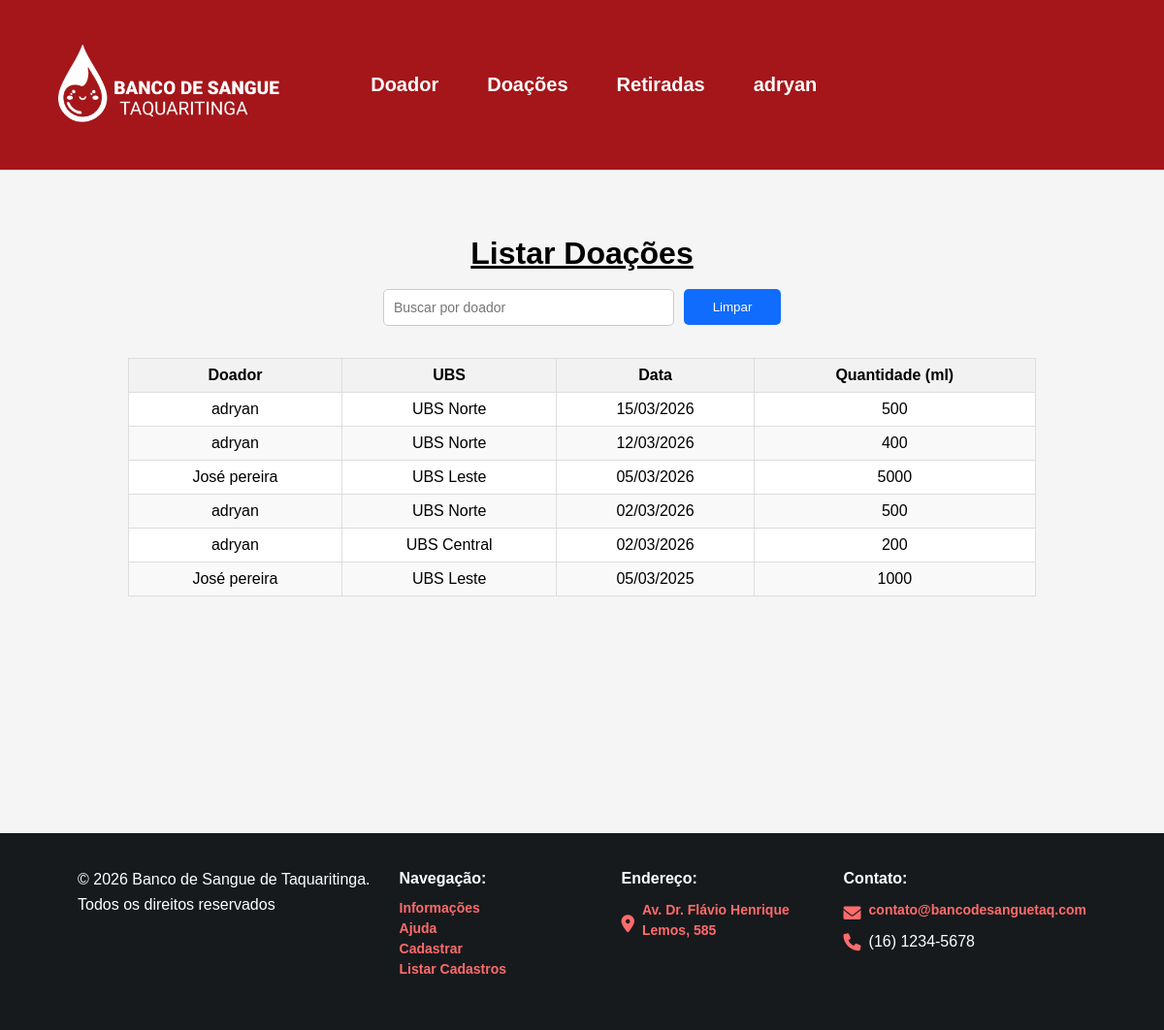
Screenshot of /sistema.php?page=viewdoacao (signed in) with the database file from the repository.
### tables this page shows
CREATE TABLE `doacoes` (
  `id` int(11) NOT NULL,
  `doador_id` int(10) UNSIGNED NOT NULL,
  `ubs_id` int(11) NOT NULL,
  `data_doacao` date NOT NULL,
  `quantidade_ml` int(11) NOT NULL
);

CREATE TABLE `cadastrobs` (
  `id` int(10) UNSIGNED NOT NULL,
  `nome` varchar(45) NOT NULL,
  `sexo` char(1) NOT NULL,
  `cpf` varchar(20) NOT NULL,
  `telefone` varchar(20) NOT NULL,
  `email` varchar(255) NOT NULL,
  `endereco` varchar(100) NOT NULL,
  `numero` int(6) NOT NULL,
  `cep` varchar(20) NOT NULL,
  `complemento` varchar(100) NOT NULL,
  `bairro` varchar(50) NOT NULL,
  `nasc` date NOT NULL,
  `ts` varchar(4) NOT NULL,
  `datedonation` date NOT NULL,
  `peso` int(11) NOT NULL
);

CREATE TABLE `ubs` (
  `id` int(11) NOT NULL,
  `nome` varchar(100) NOT NULL
);

### listar-doacoes.php (the view, shortened to what this page needs)
<h1 id="path2" style="text-align: center;">Listar Doações</h1>
<br>
<div class="search-container" style="display: flex; justify-content: center;">
    <input type="text" id="searchInput" placeholder="Buscar por doador" class="form-control" onkeyup="filterTable()" style="width: 300px;">
    <button onclick="clearSearch()" class="btnlimp">Limpar</button>
</div>
<br>
<div style="display: flex; justify-content: center;">
<table class='table' id="dataTable" style="width: 90%; max-width: 1000px;">
<thead>
<tr>
<th style="text-align:center;">Doador</th>
<th style="text-align:center;">UBS</th>
<th style="text-align:center;">Data</th>
<th style="text-align:center;">Quantidade (ml)</th>
</tr>
</thead>
<tbody>
<?php
$sql = "SELECT d.*, c.nome AS doador, u.nome AS ubs
        FROM doacoes d
        LEFT JOIN cadastrobs c ON d.doador_id = c.id
        LEFT JOIN ubs u ON d.ubs_id = u.id
        ORDER BY d.data_doacao DESC";
$res = $conn->query($sql);
$qtd = $res->num_rows;
if ($qtd > 0) {
    while ($row = $res->fetch_object()) {
        echo "<tr>";
        echo "<td style='text-align:center;'>".htmlspecialchars($row->doador)."</td>";
        echo "<td style='text-align:center;'>".htmlspecialchars($row->ubs)."</td>";
        echo "<td style='text-align:center;'>".date("d/m/Y", strtotime($row->data_doacao))."</td>";
        echo "<td style='text-align:center;'>".$row->quantidade_ml."</td>";
        echo "</tr>";
    }
} else {
echo "<tr>
<td colspan='4' class='text-center alert alert-danger'>
Não há doações registradas!
</td>
</tr>";
}
?>
</tbody>
</table>
</div>

### style.css (style rules this page uses)
body, html { margin: 0; padding: 0; box-sizing: border-box; background-color: #F5F5F5; height: 100%; font-family: Arial, sans-serif; transition: opacity 0.5s ease-out; }
*, *::before, *::after { box-sizing: border-box; }
.input-field, input[type="text"], input[type="email"], input[type="date"], select { width: 100%; padding: 10px; border: 1px solid #ccc; border-radius: 5px; box-sizing: border-box; font-size: 14px; margin-bottom: 15px; }
.table { background-color: white; border-collapse: collapse; width: 100%; }
.table th, .table td { border: 1px solid #ddd; padding: 8px; }
.table th { background-color: #f2f2f2; text-align: center; }
.table tr:nth-child(even) { background-color: #f9f9f9; }
.btnlimp { margin-left: 10px; color: white; background-color: #106cfc; border: none; border-radius: 5px; width: 100px; height: 37px; }
#path2 { text-decoration-line: underline; margin: 0 10%; padding-top: 2rem; width: auto; box-sizing: border-box; text-align: center; }

### rows the page displays
doacoes: doador.nome "adryan", ubs.nome "UBS Norte", data_doacao "15/03/2026", quantidade_ml "500"
doacoes: doador.nome "adryan", ubs.nome "UBS Norte", data_doacao "12/03/2026", quantidade_ml "400"
doacoes: doador.nome "José pereira", ubs.nome "UBS Leste", data_doacao "05/03/2026", quantidade_ml "5000"
doacoes: doador.nome "adryan", ubs.nome "UBS Norte", data_doacao "02/03/2026", quantidade_ml "500"
doacoes: doador.nome "adryan", ubs.nome "UBS Central", data_doacao "02/03/2026", quantidade_ml "200"
doacoes: doador.nome "José pereira", ubs.nome "UBS Leste", data_doacao "05/03/2025", quantidade_ml "1000"

### other values shown
$_SESSION['usuario'] "adryan"
